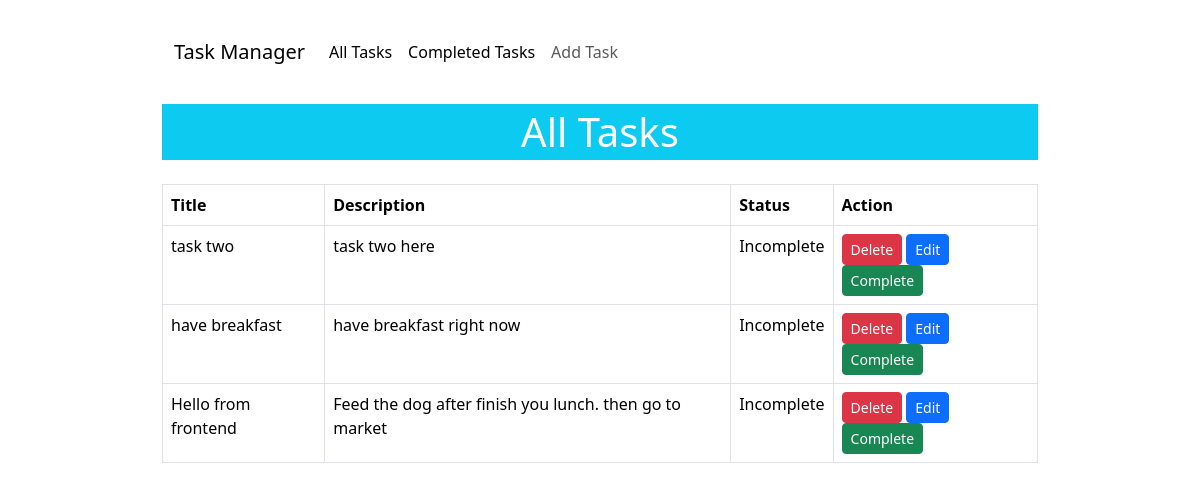
The app's page /, older data.
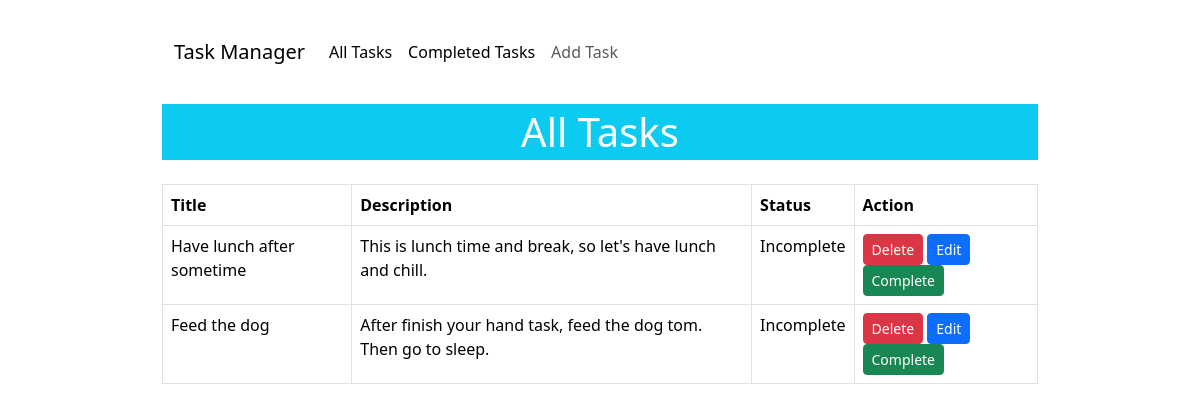
The same page, newer data.
### task_manager/models.py (models this page shows)
class TaskStoreModel(models.Model):
    choices_status = (
        ('Incomplete', 'Incomplete'),
        ('Complete', 'Complete')
    )
    title = models.CharField(max_length=50)
    desc = models.CharField(max_length=200)
    status = models.CharField(max_length=30, choices=choices_status, default='Incomplete')

### task_manager/views.py (the view)
# urls.py: path('', DisplayTasksListView.as_view(), name='display_task'),
class DisplayTasksListView(ListView):
    model = TaskStoreModel
    context_object_name = 'tasks'
    template_name = 'display_task.html'
    def get_queryset(self):
        return TaskStoreModel.objects.filter(status='Incomplete')

### task_manager/templates/display_task.html
{% extends 'layout.html' %}
{% block content %}
    <h1 class="text-center bg-info text-white mb-4 py-1">All Tasks</h1>
    {% if tasks %}
        <table class="table table-bordered">
            <thead>
                <tr>
                    <th scope="col">Title</th>
                    <th scope="col">Description</th>
                    <th scope="col">Status</th>
                    <th scope="col">Action</th>
                </tr>
            </thead>
            <tbody>
                {% for task in tasks %}
                    <tr>
                        <td>{{task.title}}</td>
                        <td>{{task.desc}}</td>
                        <td>{{task.status}}</td>
                        <td><a class="btn btn-danger btn-sm" href="{% url 'delete_book' pk=task.id %}">Delete</a> <a class="btn btn-primary btn-sm" href="{% url 'edit_task' pk=task.id %}">Edit</a> <a class="btn btn-success btn-sm" href="{% url 'make_complete' pk=task.id %}">Complete</a></td>
                    </tr>
                {% endfor %}
            </tbody>
        </table>
    {% else %}
        <h1>No Data Found</h1>
    {% endif %}
{% endblock %}

### task_manager/templates/layout.html (shortened to what this page needs)
<!doctype html>
<html lang="en">
  <head>
    <link href="https://cdn.jsdelivr.net/npm/bootstrap@5.3.1/dist/css/bootstrap.min.css" rel="stylesheet">
  </head>
  <body>
    <div class="container mt-3 w-75 m-auto">
        <nav class="navbar navbar-expand-lg my-4">
            <div class="container-fluid">
                <a href="{% url 'display_task' %}" class="navbar-brand">Task Manager</a>
                <div class="collapse navbar-collapse" id="navbarNav">
                    <ul class="navbar-nav">
                        <li class="nav-item">
                            <a class="nav-link active" aria-current="page" href="{% url 'display_task' %}">All Tasks</a>
                        </li>
                        <li class="nav-item">
                            <a class="nav-link active" aria-current="page" href="{% url 'completed_task' %}">Completed Tasks</a>
                        </li>
                        <li class="nav-item">
                            <a class="nav-link" href="{% url 'add_task' %}">Add Task</a>
                        </li>
                    </ul>
                </div>
            </div>
        </nav>
        {% block content %}{% endblock %}
    </div>
  </body>
</html>

Row changes from the older to the newer data that the page shows:
no longer on this page (row edited): TaskStoreModel: title "task two", desc "task two here", status "Incomplete"
removed TaskStoreModel: title "have breakfast", desc "have breakfast right now", status "Incomplete"
removed TaskStoreModel: title "Hello from frontend", desc "Feed the dog after finish you lunch. then go to market", status "Incomplete"
added TaskStoreModel: title "Have lunch after sometime", desc "This is lunch time and break, so let's have lunch and chill.", status "Incomplete"
added TaskStoreModel: title "Feed the dog", desc "After finish your hand task, feed the dog tom. Then go to sleep.", status "Incomplete"
